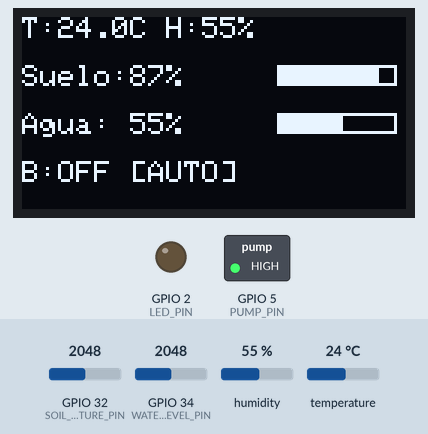
A sketch run on a simulated ESP32. On the bench: 128×64 one-colour display, switched loads named in the sketch (green lamp = pin HIGH), output pins drawn as LEDs (lit = HIGH). Inputs (shaded band) come from the test bench; at power-on: GPIO 32 (SOIL_MOISTURE_PIN) = 2048, GPIO 34 (WATER_LEVEL_PIN) = 2048, humidity 55 %, temperature 24 °C. WiFi joins after 1.5 s; servers stay silent unless stated; what the sketch prints to the serial monitor is not drawn.

Above: at 7.4 s.
7.5 s: GPIO 32 (SOIL_MOISTURE_PIN) set to 3119
At 12.3 s:
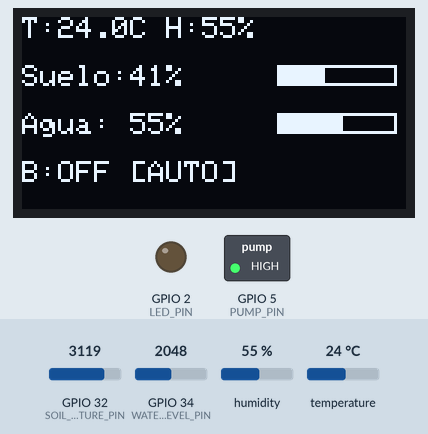
13.3 s: GPIO 32 (SOIL_MOISTURE_PIN) set to 3211
At 17.4 s:
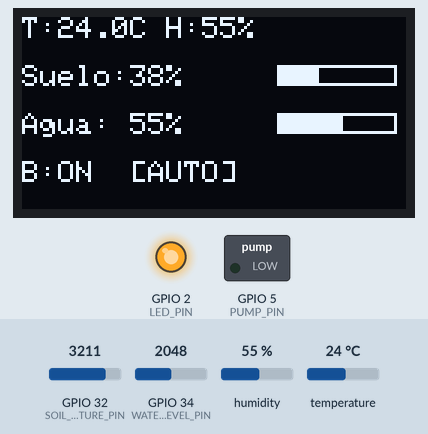
18.3 s: GPIO 34 (WATER_LEVEL_PIN) set to 606
At 22.3 s:
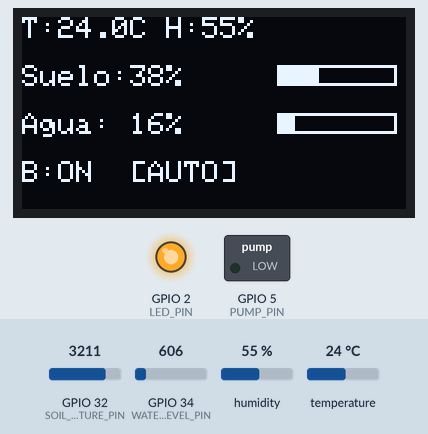
23.3 s: GPIO 34 (WATER_LEVEL_PIN) set to 514
At 27.4 s:
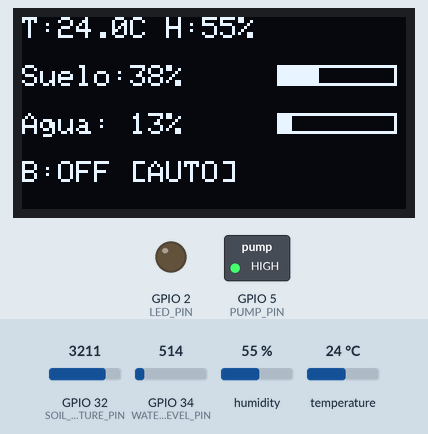
28.3 s: humidity set to 22 %
At 32.4 s:
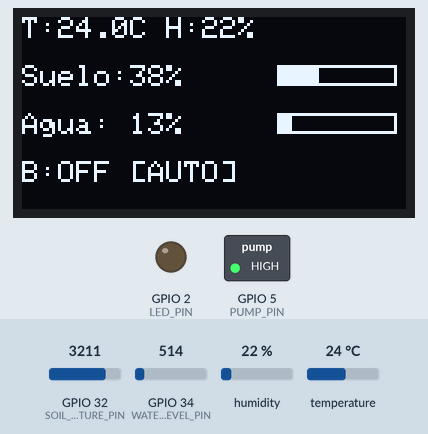
33.3 s: temperature set to 12 °C
At 37.4 s:
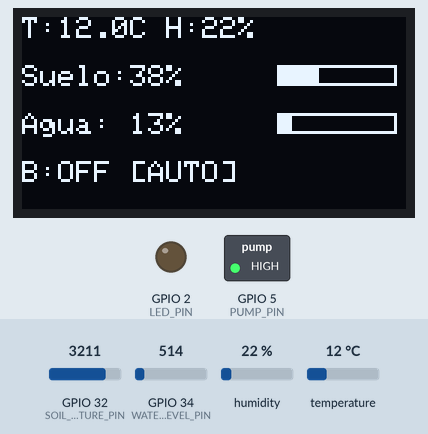
Timing chart, 0 to 38.9 s (numbered marks = the images above; inputs shaded):
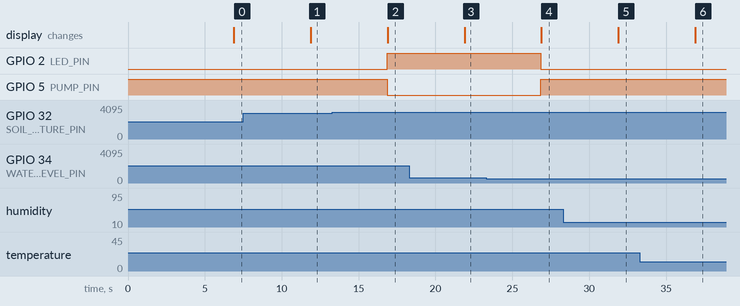

Measured:
- the behaviour switches between 3153 and 3154 on GPIO 32 (SOIL_MOISTURE_PIN) (found by bisection; images 1 and 2)
- the behaviour switches between 552 and 551 on GPIO 34 (WATER_LEVEL_PIN) (found by bisection; images 3 and 4)
- after the input at 7.5 s, the display: changes after 4.4 s (image 1)
- after the input at 13.3 s, GPIO 2 (LED_PIN): LOW → HIGH after 3.6 s; GPIO 5 (PUMP_PIN): HIGH → LOW after 3.6 s; the display: changes after 3.6 s (image 2)
- after the input at 18.3 s, the display: changes after 3.6 s (image 3)
- after the input at 23.3 s, GPIO 2 (LED_PIN): HIGH → LOW after 3.6 s; GPIO 5 (PUMP_PIN): LOW → HIGH after 3.6 s; the display: changes after 3.6 s (image 4)
- after the input at 28.3 s, the display: changes after 3.6 s (image 5)
- after the input at 33.3 s, the display: changes after 3.6 s (image 6)

The sketch:

water2.ino
```cpp
#define BLYNK_TEMPLATE_ID   "TMPL2aaHExTBQ"
#define BLYNK_TEMPLATE_NAME "Regadero automatico"
#define BLYNK_AUTH_TOKEN    "gFf74dx4zgzJUdj7OxDe4p_SkjMS0L7d"

#include <WiFi.h>
#include <BlynkSimpleEsp32.h>
#include <DHT.h>
#include <Wire.h>
#include <Adafruit_GFX.h>
#include <Adafruit_SSD1306.h>

// WIFI
char ssid[] = "UnachWiFi";     //red
char pass[] = "";  // contraseña

// ─── PINES
#define DHT_PIN           4
#define SOIL_MOISTURE_PIN 32
#define WATER_LEVEL_PIN   34
#define LED_PIN           2
#define PUMP_PIN          5

// ─── OLED
#define OLED_SDA  21
#define OLED_SCL  22
#define OLED_W    128
#define OLED_H    64
#define OLED_ADDR 0x3C

Adafruit_SSD1306 oled(OLED_W, OLED_H, &Wire, -1);

// ─── DHT22
#define DHTTYPE DHT22
DHT dht(DHT_PIN, DHTTYPE);

// ─── CALIBRACIÓN SENSOR SUELO
#define RESISTIVE_DRY 4095
#define RESISTIVE_WET 1741

// ─── CALIBRACIÓN SENSOR AGUA
#define WATER_EMPTY     0
#define WATER_FULL      3675
#define WATER_THRESHOLD 80

// ─── UMBRALES SUELO
#define SOIL_LOW  40
#define SOIL_HIGH 60

// ─── HISTÉRESIS AGUA
#define WATER_LOW  15
#define WATER_HIGH 27

// ─── RELÉ
#define PUMP_ON  LOW   // relé activo LOW
#define PUMP_OFF HIGH

// ─── V-PINS BLYNK
#define VPIN_SUELO   V1
#define VPIN_TEMP    V2
#define VPIN_HUM     V3
#define VPIN_AGUA    V4
#define VPIN_BOMBA   V5
#define VPIN_ALARMA  V6
#define VPIN_MODO    V7

// ─── ESTADOS GLOBALES
bool  aguaBaja  = false;
bool  modoAuto  = true;
bool  bombaManual = false;

// ─── TIMER BLYNK
BlynkTimer timer;

// LECTURAS
float readSoil() {
    int raw = analogRead(SOIL_MOISTURE_PIN);
    float pct = (float)(RESISTIVE_DRY - raw) / (RESISTIVE_DRY - RESISTIVE_WET) * 100.0;
    return constrain(pct, 0.0, 100.0);
}

int readWater() {
    int raw = analogRead(WATER_LEVEL_PIN);
    if (raw < WATER_THRESHOLD) return 0;
    int pct = (int)((float)(raw - WATER_EMPTY) / (WATER_FULL - WATER_EMPTY) * 100.0);
    return constrain(pct, 0, 100);
}


//  CONTROL BOMBA

void setBomba(bool encender) {
    digitalWrite(PUMP_PIN, encender ? PUMP_ON : PUMP_OFF);
    digitalWrite(LED_PIN,  encender ? HIGH : LOW);
    // Sincronizar estado en Blynk
    Blynk.virtualWrite(VPIN_BOMBA, encender ? 1 : 0);
}

void updatePump(float soilPct, int wlevel) {
    // Histéresis agua
    if (wlevel < WATER_LOW)  aguaBaja = true;
    if (wlevel >= WATER_HIGH) aguaBaja = false;

    // En modo manual Blynk controla la bomba
    if (!modoAuto) return;

    if (aguaBaja) {
        setBomba(false);
        return;
    }
    if (soilPct <= SOIL_LOW)  setBomba(true);
    if (soilPct >= SOIL_HIGH) setBomba(false);
}


//  OLED

void oledBarra(int y, int pct) {
    int fill = map(pct, 0, 100, 0, 40);
    oled.drawRect(85, y, 40, 7, WHITE);
    if (fill > 0) oled.fillRect(85, y, fill, 7, WHITE);
}

void oledUpdate(float soil, int water, float temp, float hum) {
    oled.clearDisplay();
    oled.setTextSize(1);
    oled.setTextColor(WHITE);

    // Línea 1: Temp y humedad
    oled.setCursor(0, 0);
    if (!isnan(temp)) {
        oled.printf("T:%.1fC H:%.0f%%", temp, hum);
    } else {
        oled.print("T:-- H:--");
    }

    // Línea 2: Suelo
    oled.setCursor(0, 16);
    oled.printf("Suelo:%.0f%%", soil);
    oledBarra(16, (int)soil);

    // Línea 3: Agua
    oled.setCursor(0, 32);
    oled.printf("Agua: %d%%", water);
    oledBarra(32, water);

    // Línea 4: Bomba y modo
    oled.setCursor(0, 48);
    bool bombaOn = (digitalRead(PUMP_PIN) == PUMP_ON);
    const char* modo = modoAuto ? "AUTO" : "MAN";
    oled.printf("B:%s [%s]", bombaOn ? "ON " : "OFF", modo);

    oled.display();
}


//  BLYNK - RECIBIR COMANDOS


// V5 → Botón bomba manual
BLYNK_WRITE(VPIN_BOMBA) {
    if (!modoAuto) {
        bombaManual = param.asInt();
        setBomba(bombaManual);
        Serial.printf("  [MANUAL] Bomba: %s\n", bombaManual ? "ON" : "OFF");
    }
}

// V7 → Switch modo auto/manual
BLYNK_WRITE(VPIN_MODO) {
    modoAuto = (param.asInt() == 1);
    Serial.printf("  Modo: %s\n", modoAuto ? "AUTO" : "MANUAL");
    // Al volver a auto, apagar bomba por seguridad
    if (modoAuto) setBomba(false);
}


//  TAREA PRINCIPAL (cada 5 segundos)

void tareaLecturas() {
    float soilPct = readSoil();
    int   wlevel  = readWater();
    float temp    = dht.readTemperature();
    float hum     = dht.readHumidity();

    // Control bomba automático
    updatePump(soilPct, wlevel);

    // Alarma sequía V6
    bool sequia = (soilPct < SOIL_LOW);
    Blynk.virtualWrite(VPIN_ALARMA, sequia ? 1 : 0);
    if (sequia) {
        Blynk.logEvent("sequia", "Humedad baja: " + String((int)soilPct) + "%");
    }

    // Enviar datos a Blynk
    Blynk.virtualWrite(VPIN_SUELO, (int)soilPct);
    Blynk.virtualWrite(VPIN_AGUA,  wlevel);
    if (!isnan(temp)) {
        Blynk.virtualWrite(VPIN_TEMP, temp);
        Blynk.virtualWrite(VPIN_HUM,  (int)hum);
    }

    // OLED
    oledUpdate(soilPct, wlevel, temp, hum);

    // Serial
    Serial.printf("\n--- %lu ms ---\n", millis());
    Serial.printf("  Suelo: %.1f%%\n", soilPct);
    Serial.printf("  Agua:  %d%%  [aguaBaja=%s]\n", wlevel, aguaBaja ? "true" : "false");
    if (!isnan(temp)) {
        Serial.printf("  Temp: %.1f°C  Hum: %.1f%%\n", temp, hum);
    } else {
        Serial.println("  Temp/Hum: error");
    }
    Serial.printf("  Modo: %s  Bomba: %s\n",
        modoAuto ? "AUTO" : "MANUAL",
        digitalRead(PUMP_PIN) == PUMP_ON ? "ON" : "OFF");
}


//  SETUP

void setup() {
    Serial.begin(115200);

    pinMode(PUMP_PIN, OUTPUT);
    pinMode(LED_PIN,  OUTPUT);
    digitalWrite(PUMP_PIN, PUMP_OFF);
    digitalWrite(LED_PIN,  LOW);

    // OLED
    Wire.begin(OLED_SDA, OLED_SCL);
    if (!oled.begin(SSD1306_SWITCHCAPVCC, OLED_ADDR)) {
        Serial.println("Error OLED");
    }
    oled.clearDisplay();
    oled.setTextSize(1);
    oled.setTextColor(WHITE);
    oled.setCursor(16, 10);
    oled.print("Riego ESP32");
    oled.setCursor(8, 40);
    oled.print("Conectando...");
    oled.display();

    // DHT
    dht.begin();

    // Blynk + WiFi
    Blynk.begin(BLYNK_AUTH_TOKEN, ssid, pass);

    // Estado inicial en Blynk
    Blynk.virtualWrite(VPIN_BOMBA,  0);
    Blynk.virtualWrite(VPIN_ALARMA, 0);
    Blynk.virtualWrite(VPIN_MODO,   1);

    // Timer: lecturas cada 5 segundos
    timer.setInterval(5000L, tareaLecturas);

    Serial.println("  Sistema listo.");
}


void loop() {
    Blynk.run();
    timer.run();
}
```
